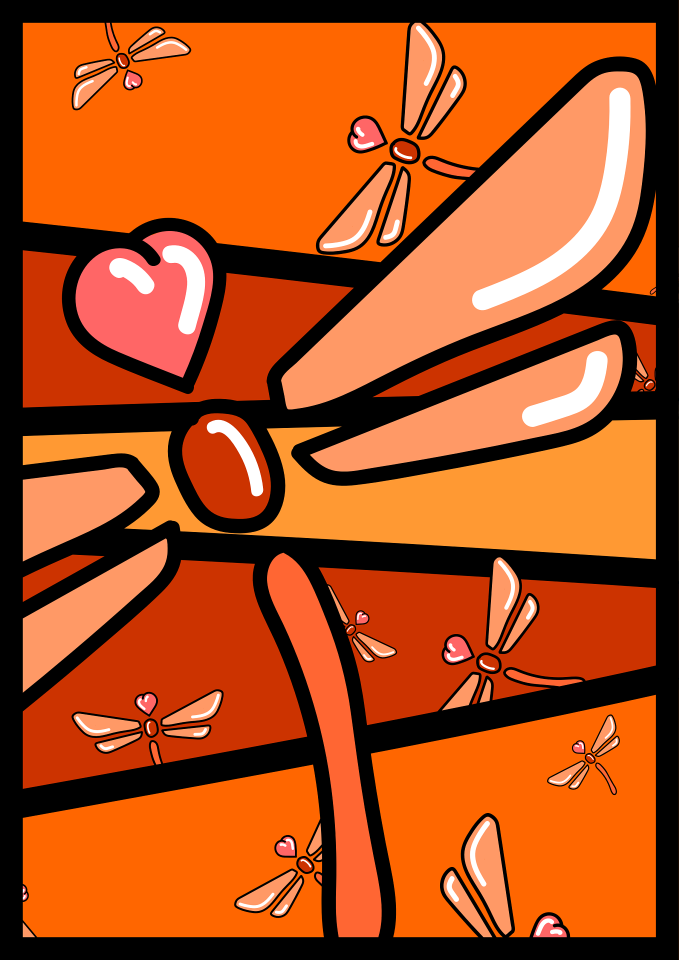
#> input picture ch20/openCV/fresh_morning-mind-10152727_1920.png, 1358 x 1920 px, found by its file name (shown at 1/2 size)
$ python opencv_resize.py
#> lines starting #> are read from the running program, lines starting #| are printed output that depends on the picture
# opencv_resize.py

import cv2

image = cv2.imread("/Users/min/Code/rokey/py_work/ch20/openCV/fresh_morning-mind-10152727_1920.png")
#> image is the input picture: shape (1920, 1358, 3); mean B, G, R 26.5, 78, 172.2

resized = cv2.resize(image, (300, 300))   # 단위: 픽셀(pixel)
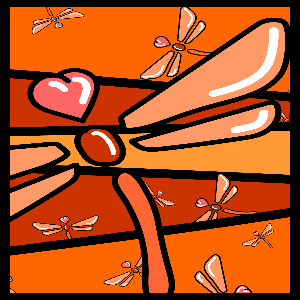
#> resized: shape (300, 300, 3); mean B, G, R 26.5, 78.1, 172.6

cv2.imshow("Loaded Image", resized)
cv2.waitKey(0)   # 0: 무한 대기
cv2.destroyAllWindows()

$ run again, with ch20/openCV/aespa.jpg saved as ch20/openCV/fresh_morning-mind-10152727_1920.png
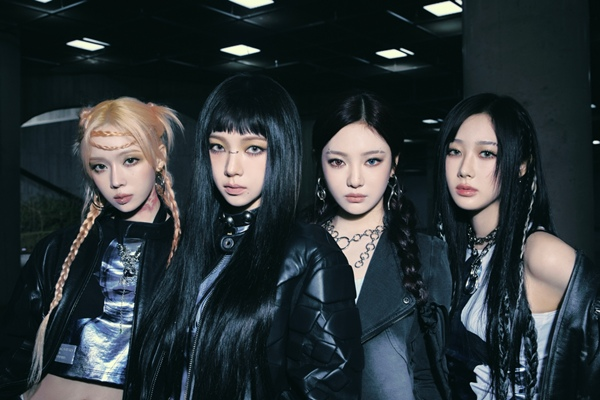
#> input picture ch20/openCV/aespa.jpg, 600 x 400 px, found by its file name
#> image is the input picture: shape (400, 600, 3); mean B, G, R 56.6, 53.4, 44.9
#> `resized = cv2.resize(image, (300, 300))`:
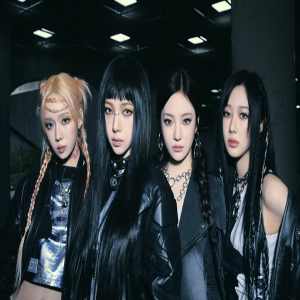
#> resized: shape (300, 300, 3); mean B, G, R 56.5, 53.4, 44.8
